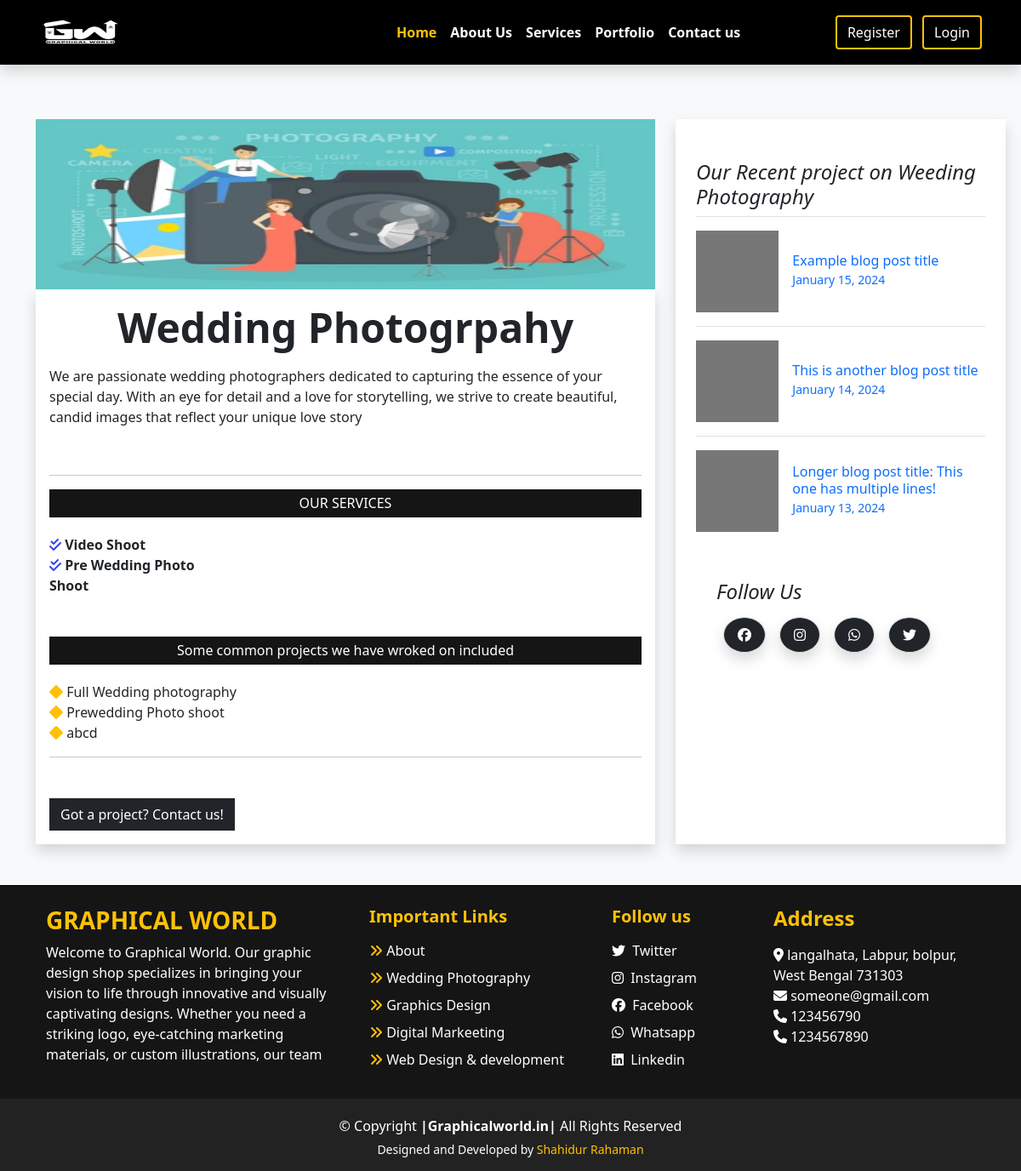
Screenshot of /wedding-photography-details.php with the database file from the repository.
### tables this page shows
CREATE TABLE `s_content` (
  `id` int(11) NOT NULL,
  `image` varchar(255) DEFAULT NULL,
  `about` text DEFAULT NULL,
  `type` varchar(255) DEFAULT NULL
);

CREATE TABLE `s_services` (
  `id` int(11) NOT NULL,
  `s_s_name` varchar(255) DEFAULT NULL,
  `type` varchar(255) DEFAULT NULL
);

CREATE TABLE `s_s_c_project` (
  `id` int(11) NOT NULL,
  `ssc_name` varchar(255) DEFAULT NULL,
  `type` varchar(255) DEFAULT NULL
);

CREATE TABLE `footer` (
  `id` int(11) NOT NULL,
  `f_heading` varchar(255) DEFAULT NULL,
  `f_body` varchar(255) DEFAULT NULL
);

CREATE TABLE `contact_us` (
  `id` int(11) NOT NULL,
  `address` varchar(255) DEFAULT NULL,
  `heading` varchar(255) DEFAULT NULL,
  `ph1` varchar(255) DEFAULT NULL,
  `ph2` varchar(255) DEFAULT NULL,
  `email` varchar(255) DEFAULT NULL,
  `fb` varchar(255) DEFAULT NULL,
  `insta` varchar(255) DEFAULT NULL,
  `tw` varchar(255) DEFAULT NULL,
  `whatp` varchar(255) DEFAULT NULL,
  `g_map` varchar(255) DEFAULT NULL
);

### wedding-photography-details.php (the view, shortened to what this page needs)
<!DOCTYPE html>
<html lang="en">
<head>
<?php
require_once("common_content/upper_links.php");
?>
</head>
<body class="bg-light">
<?php
require_once("common_content/navbar.php");
?>
  <div class="container mb-5">
    <div class="row g-5 mt-3">
      <div class="col-md-8">
                                <?php
                                require_once("dashboard/partials/DBconnect.php");
                                $sql = "SELECT * FROM s_content WHERE id = 4";
                                $stmt = $connectingDB->query($sql);
                                while($Data = $stmt->fetch()) {
                                  $image = $Data["image"];
                                  $about = $Data["about"];
                                  $type = $Data["type"];
                                }
                                ?>
        <img src="image/<?php echo $image; ?>" height="200px" width="100%" class="" alt="<?php echo $image ?>" />
        <article class="blog-post shadow p-3 bg-white">
          <h2 class="display-5 link-body-emphasis mb-3 fw-bold text-center">
          <?php echo $type; ?>
          </h2>
          <p>
            <?php echo $about; ?>
          </p><br>
          <hr>
          <div class="bg-white blog_details">
            <h5>OUR SERVICES</h5>
          </div>
          <div class="our_services">
            <div class="row">
              <div class="col-lg-4">
                              <?php
                                $sql2 = "SELECT * FROM s_services WHERE type ='Wedding Photogrpahy'";
                                $stmt2 = $connectingDB->query($sql2);
                                while($Data2 = $stmt2->fetch()) {
                                  $s_s_name = $Data2["s_s_name"];
                                ?>
                <i class="fa-solid fa-check-double" style="color: #3440f4"></i>
                <span class="fw-bold"><?php echo $s_s_name; ?></span><br />
              <?php } ?>
              </div>
            </div>
          </div>
          <br><br>
          <div class="bg-white blog_details">
            <h5>Some common projects we have wroked on included</h5>
          </div>
          <ul class="list-unstyled">
                              <?php
                                $sql3= "SELECT * FROM s_s_c_project WHERE type ='Wedding Photogrpahy'";
                                $stmt3 = $connectingDB->query($sql3);
                                while($Data3 = $stmt3->fetch()) {
                                  $ssc_name = $Data3["ssc_name"];
                                ?>
            <li>
              <i class="fa-solid fa-diamond text-warning"></i> <?php echo $ssc_name; ?>
            </li>
            <?php } ?>
          </ul>
          <hr>
          <nav class="blog-pagination mt-5" aria-label="Pagination">
            <a href="contact_us"><button type="button" class="btn btn-dark rounded-0">
                Got a project? Contact us!
              </button></a>
          </nav>
        </article>
      </div>
      <div class="col-md-4 shadow bg-white">
        <div class="position-sticky mt-5" style="top: 2rem">
          <div>
            <h4 class="fst-italic">
              Our Recent project on Weeding Photography
            </h4>
            <ul class="list-unstyled">
              <li>
                <a class="d-flex flex-column flex-lg-row gap-3 align-items-start align-items-lg-center py-3 link-body-emphasis text-decoration-none border-top"
                  href="#">
                  <svg class="bd-placeholder-img" width="100%" height="96" xmlns="http://www.w3.org/2000/svg"
                    aria-hidden="true" preserveAspectRatio="xMidYMid slice" focusable="false">
                    <rect width="100%" height="100%" fill="#777"></rect>
                  </svg>
                  <div class="col-lg-8">
                    <h6 class="mb-0">Example blog post title</h6>
                    <small class="text-body-secondary">January 15, 2024</small>
                  </div>
                </a>
              </li>
              <li>
                <a class="d-flex flex-column flex-lg-row gap-3 align-items-start align-items-lg-center py-3 link-body-emphasis text-decoration-none border-top"
                  href="#">
                  <svg class="bd-placeholder-img" width="100%" height="96" xmlns="http://www.w3.org/2000/svg"
                    aria-hidden="true" preserveAspectRatio="xMidYMid slice" focusable="false">
                    <rect width="100%" height="100%" fill="#777"></rect>
                  </svg>
                  <div class="col-lg-8">
                    <h6 class="mb-0">This is another blog post title</h6>
                    <small class="text-body-secondary">January 14, 2024</small>
                  </div>
                </a>
              </li>
              <li>
                <a class="d-flex flex-column flex-lg-row gap-3 align-items-start align-items-lg-center py-3 link-body-emphasis text-decoration-none border-top"
                  href="#">
                  <svg class="bd-placeholder-img" width="100%" height="96" xmlns="http://www.w3.org/2000/svg"
                    aria-hidden="true" preserveAspectRatio="xMidYMid slice" focusable="false">
                    <rect width="100%" height="100%" fill="#777"></rect>
                  </svg>
                  <div class="col-lg-8">
                    <h6 class="mb-0">
                      Longer blog post title: This one has multiple lines!
                    </h6>
                    <small class="text-body-secondary">January 13, 2024</small>
                  </div>
                </a>
              </li>
            </ul>
          </div>
          <div class="p-4">
            <h4 class="fst-italic">Follow Us</h4>
                                    <?php
                                       $sql5 = "SELECT * FROM  contact_us";
                                       $stmt5 = $connectingDB->query($sql5);
                                       while ($Data5 = $stmt5->fetch()) {
                                           $facebook = $Data5["fb"];
                                           $instagram = $Data5["insta"];
                                           $twitter = $Data5["tw"];
                                           $whatsapp = $Data5["whatp"];
                                       }
                                       ?>
            <ol class="list-unstyled" style="display: flex">
              <li class="m-2 border bg-dark border-black shadow px-3 py-2 rounded-circle">
                <a class="text-decoration-none text-white" href="<?php echo $facebook; ?>"><i class="fab fa-facebook"></i></a>
              </li>
              <li class="m-2 border bg-dark border-black shadow px-3 py-2 rounded-circle">
                <a class="text-decoration-none text-white" href="<?php echo $instagram; ?>"><i class="fab fa-instagram"></i></a>
              </li>
              <li class="m-2 border bg-dark border-black shadow px-3 py-2 rounded-circle">
                <a class="text-decoration-none text-white" href="<?php echo $whatsapp; ?>"><i class="fab fa-whatsapp"></i></a>
              </li>
              <li class="m-2 border bg-dark border-black shadow px-3 py-2 rounded-circle">
                <a class="text-decoration-none text-white" href="<?php echo $twitter; ?>"><i class="fab fa-twitter"></i></a>
              </li>
            </ol>
          </div>
        </div>
      </div>
    </div>
  </div>
<?php
require_once("common_content/footer.php");
?>
</body>
</html>

### common_content/footer.php
  <div class="container-fluid footer text-white" style="border-top: 1px black solid;">
    <div class="container">
      <div class="row">
        <div class="col-lg-4 p-4">
        <?php
         require_once("dashboard/partials/DBconnect.php");
         $sql1 = "SELECT * FROM footer";
         $stmt1 = $connectingDB->query($sql1);
         while ($Data1 = $stmt1->fetch()) {
             $f_heading = $Data1["f_heading"];
             $f_body = $Data1["f_body"];
         }
         ?>
          <h3 class="h-font fw-bold fs-3 text-warning text-uppercase"><?php echo $f_heading; ?></h3>
          <p>
           <?php echo $f_body; ?>
          </p>
        </div>
        <div class="col-lg-3 p-4">
          <h5 class="mb-3 fw-bold text-warning">Important Links</h5>
          <a href="about_us" class="d-inline-block mb-2 text-white text-decoration-none">
            <i class="fa-solid fa-angles-right text-warning"></i><span class="fot"> About</span></a><br>
          <a href="wedding-photography-details" class="d-inline-block mb-2 text-white text-decoration-none">
            <i class="fa-solid fa-angles-right text-warning"></i><span class="fot"> Wedding Photography</span></a><br>
          <a href="graphics-design-details" class="d-inline-block mb-2 text-white text-decoration-none">
            <i class="fa-solid fa-angles-right text-warning"></i><span class="fot"> Graphics Design</span></a><br>
          <a href="digital-markeeting-details" class="d-inline-block mb-2 text-white text-decoration-none">
            <i class="fa-solid fa-angles-right text-warning"></i><span class="fot"> Digital Markeeting</span></a><br>
          <a href="webdev-details" class="d-inline-block mb-2 text-white text-decoration-none">
            <i class="fa-solid fa-angles-right text-warning"></i><span class="fot"> Web Design & development</span></a><br>
        </div>
        <div class="col-lg-2 p-4">
          <h5 class="mb-3 fw-bold text-warning">Follow us</h5>
          <a href="#" class="d-inline-block text-white text-decoration-none mb-2"><i class="fab fa-twitter me-1"></i>
            Twitter</a><br>
          <a href="#" class="d-inline-block text-white text-decoration-none mb-2"><i class="fab fa-instagram me-1"></i>
            Instagram</a><br>
          <a href="#" class="d-inline-block text-white text-decoration-none mb-2"><i class="fab fa-facebook me-1"></i>
            Facebook</a><br>
          <a href="#" class="d-inline-block text-white text-decoration-none mb-2"><i class="fab fa-whatsapp me-1"></i>
            Whatsapp</a><br>
          <a href="#" class="d-inline-block text-white text-decoration-none mb-2"><i class="fab fa-linkedin me-1"></i>
            Linkedin</a><br>
        </div>
        <div class="col-lg-3 p-4">
          <?php
          $sql2 = "SELECT * FROM contact_us";
          $stmt2 = $connectingDB->query($sql2);
          while ($Data2 = $stmt2->fetch()) {
              $address = $Data2["address"];
              $email = $Data2["email"];
              $ph1 = $Data2["ph1"];
              $ph2 = $Data2["ph2"];
          }
          ?>
          <h4 class="mb-3 fw-bold text-warning">Address</h4>
          <i class="fa-solid fa-location-dot"></i> <?php echo $address; ?>
          <br>
          <i class="fa-solid fa-envelope"></i> <?php echo $email; ?> <br>
          <i class="fa-solid fa-phone"></i> <?php echo $ph1; ?> <br>
          <i class="fa-solid fa-phone"></i> <?php echo $ph2; ?> <br>
        </div>
      </div>
    </div>
  </div>
  <div class="second-footer m-0" style="background-color: #222222;">
    <div class="container">
        <div class="copyright">
          © Copyright <strong><span>|Graphicalworld.in|</span></strong> All Rights Reserved
        </div>
        <div class="credits">
          Designed and Developed by <a href="" class="text-decoration-none text-warning">Shahidur Rahaman</a>
        </div>
      </div>
</div>

### css/style.css (style rules this page uses)
.blog_details h5 { background-color: #151515; color: #fff; padding: 7px 0; font-size: 16px; margin-bottom: 20px; text-align: center; }
.footer { background-color: #151515; }
.second-footer .copyright { text-align: center; padding-top: 20px; color: white; }
.second-footer .credits { padding-top: 5px; text-align: center; font-size: 14px; color: #fff; padding-bottom: 15px; }

### rows the page displays
s_content: image (picture), type "Wedding Photogrpahy", about "We are passionate wedding photographers dedicated to capturing the essence of your special day. With an eye for detail and a love for storytelling, we strive to create beautiful, candid images that reflect your unique love story"
s_services: s_s_name "Video Shoot"
s_services: s_s_name "Pre Wedding Photo Shoot"
s_s_c_project: ssc_name "Full Wedding photography"
s_s_c_project: ssc_name "Prewedding Photo shoot"
s_s_c_project: ssc_name "abcd"
footer: f_heading "GRAPHICAL WORLD", f_body "Welcome to Graphical World. Our graphic design shop specializes in bringing your vision to life through innovative and visually captivating designs. Whether you need a striking logo, eye-catching marketing materials, or custom illustrations, our team"
contact_us: address "langalhata, Labpur, bolpur, West Bengal 731303", email "someone@gmail.com", ph1 "123456790", ph2 "1234567890"
